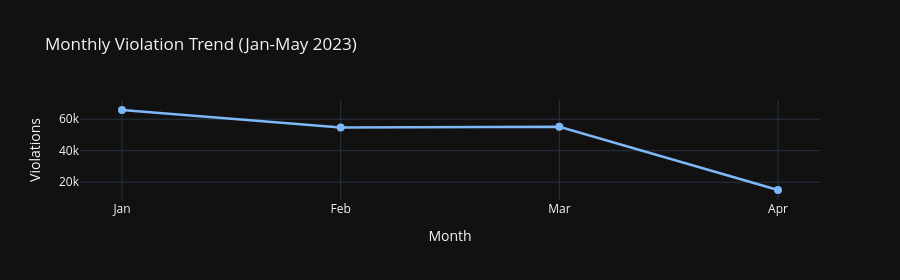

The code cell stored with this chart in its notebook:
### Code cell
# 3.9 Monthly trend
monthly = df_eda.groupby('month').size().reset_index(name='violations')
month_names = {1:'Jan', 2:'Feb', 3:'Mar', 4:'Apr', 5:'May'}
monthly['month_name'] = monthly['month'].map(month_names)

fig = px.line(
    monthly, x='month_name', y='violations', markers=True,
    title='Monthly Violation Trend (Jan-May 2023)',
    template='plotly_dark'
)
fig.update_traces(line=dict(color='#7eb8f7', width=2.5), marker=dict(size=8))
fig.update_layout(height=280, xaxis_title='Month', yaxis_title='Violations')
fig.show()

### Figure 1 — Plotly figure (JSON) as saved in the notebook; plotly's stock layout.template omitted (floating-point values rounded to 4 significant figures)
{"data": [{"hovertemplate": "month_name=%{x}<br>violations=%{y}<extra></extra>", "legendgroup": "", "line": {"color": "#7eb8f7", "dash": "solid", "width": 2.5}, "marker": {"size": 8, "symbol": "circle"}, "mode": "lines+markers", "name": "", "orientation": "v", "showlegend": false, "type": "scatter", "x": ["Jan", "Feb", "Mar", "Apr", null, null], "xaxis": "x", "y": [65813, 54650, 55231, 15082, 44119, 63555], "yaxis": "y"}], "layout": {"height": 280, "legend": {"tracegroupgap": 0}, "title": {"text": "Monthly Violation Trend (Jan-May 2023)"}, "xaxis": {"anchor": "y", "domain": [0, 1], "title": {"text": "Month"}}, "yaxis": {"anchor": "x", "domain": [0, 1], "title": {"text": "Violations"}}}}
